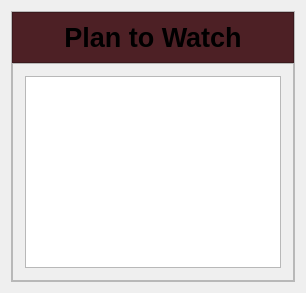
            <widget class="QWidget" name="movie_PLW_page">
             <layout class="QHBoxLayout" name="horizontalLayout_23">
              <item>
               <widget class="QFrame" name="frame_42">
                <property name="frameShape">
                 <enum>QFrame::StyledPanel</enum>
                </property>
                <property name="frameShadow">
                 <enum>QFrame::Raised</enum>
                </property>
                <layout class="QVBoxLayout" name="verticalLayout_21">
                 <property name="spacing">
                  <number>0</number>
                 </property>
                 <property name="leftMargin">
                  <number>0</number>
                 </property>
                 <property name="topMargin">
                  <number>0</number>
                 </property>
                 <property name="rightMargin">
                  <number>0</number>
                 </property>
                 <property name="bottomMargin">
                  <number>0</number>
                 </property>
                 <item alignment="Qt::AlignTop">
                  <widget class="QFrame" name="frame_43">
                   <property name="minimumSize">
                    <size>
                     <width>0</width>
                     <height>50</height>
                    </size>
                   </property>
                   <property name="maximumSize">
                    <size>
                     <width>16777215</width>
                     <height>16777215</height>
                    </size>
                   </property>
                   <property name="styleSheet">
                    <string notr="true">background-color: rgb(77, 32, 37);</string>
                   </property>
                   <property name="frameShape">
                    <enum>QFrame::StyledPanel</enum>
                   </property>
                   <property name="frameShadow">
                    <enum>QFrame::Raised</enum>
                   </property>
                   <layout class="QHBoxLayout" name="horizontalLayout_36">
                    <item>
                     <widget class="QLabel" name="label_14">
                      <property name="sizePolicy">
                       <sizepolicy hsizetype="Expanding" vsizetype="Preferred">
                        <horstretch>0</horstretch>
                        <verstretch>0</verstretch>
                       </sizepolicy>
                      </property>
                      <property name="minimumSize">
                       <size>
                        <width>0</width>
                        <height>30</height>
                       </size>
                      </property>
                      <property name="baseSize">
                       <size>
                        <width>0</width>
                        <height>0</height>
                       </size>
                      </property>
                      <property name="font">
                       <font>
                        <pointsize>20</pointsize>
                        <bold>true</bold>
                       </font>
                      </property>
                      <property name="styleSheet">
                       <string notr="true">background-color: rgba(0, 0, 0, 0);</string>
                      </property>
                      <property name="text">
                       <string>Plan to Watch</string>
                      </property>
                      <property name="alignment">
                       <set>Qt::AlignCenter</set>
                      </property>
                     </widget>
                    </item>
                   </layout>
                  </widget>
                 </item>
                 <item>
                  <widget class="QFrame" name="frame_44">
                   <property name="sizePolicy">
                    <sizepolicy hsizetype="Preferred" vsizetype="Expanding">
                     <horstretch>0</horstretch>
                     <verstretch>0</verstretch>
                    </sizepolicy>
                   </property>
                   <property name="frameShape">
                    <enum>QFrame::StyledPanel</enum>
                   </property>
                   <property name="frameShadow">
                    <enum>QFrame::Raised</enum>
                   </property>
                   <layout class="QHBoxLayout" name="horizontalLayout_37">
                    <property name="spacing">
                     <number>-1</number>
                    </property>
                    <property name="leftMargin">
                     <number>12</number>
                    </property>
                    <property name="topMargin">
                     <number>12</number>
                    </property>
                    <property name="rightMargin">
                     <number>12</number>
                    </property>
                    <property name="bottomMargin">
                     <number>12</number>
                    </property>
                    <item>
                     <widget class="QTableWidget" name="movie_PLW_table">
                      <property name="styleSheet">
                       <string notr="true">border-color: rgba(0, 0, 0, 0);
</string>
                      </property>
                     </widget>
                    </item>
                   </layout>
                  </widget>
                 </item>
                </layout>
               </widget>
              </item>
             </layout>
            </widget>
